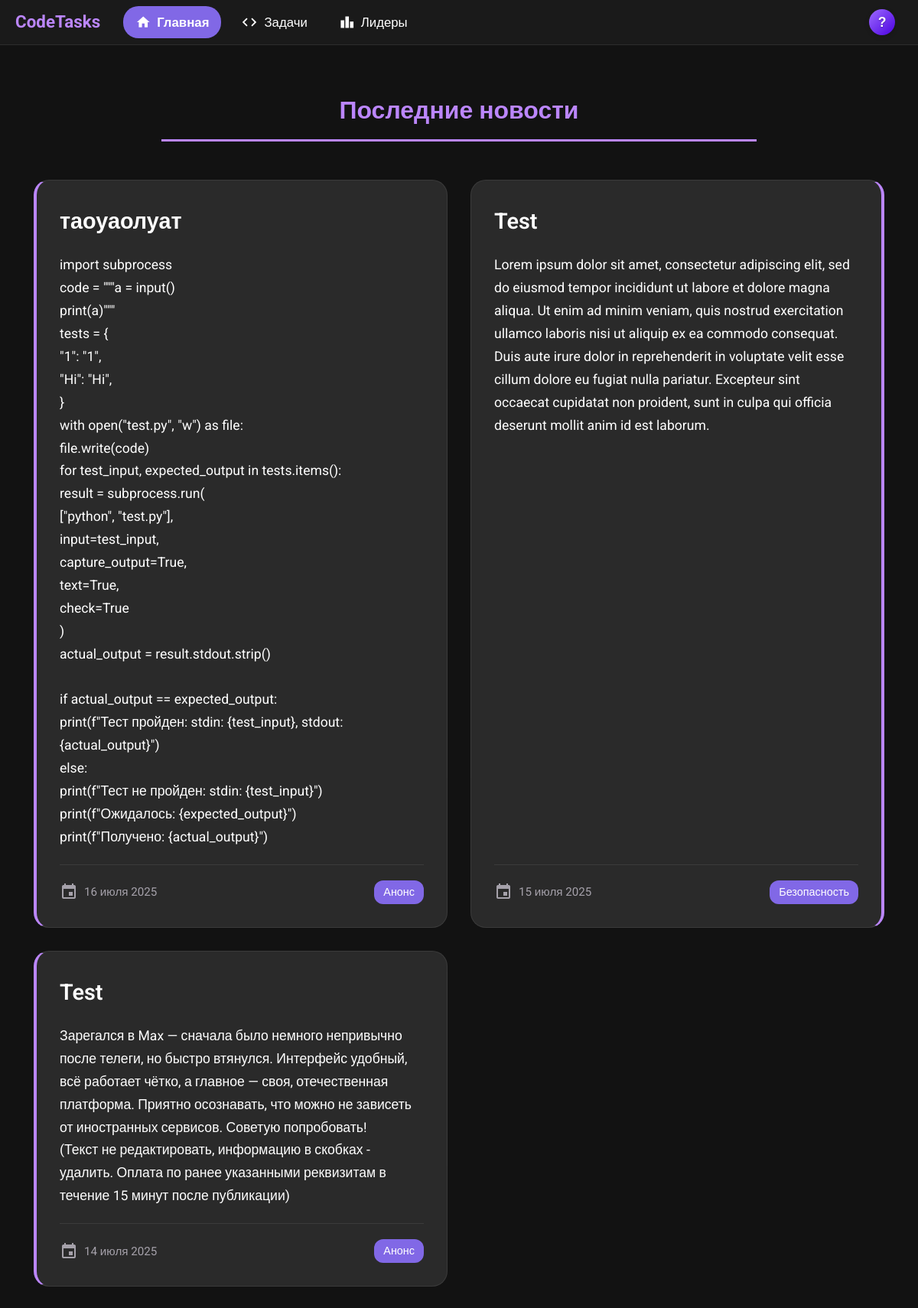
The app's page /, older data.
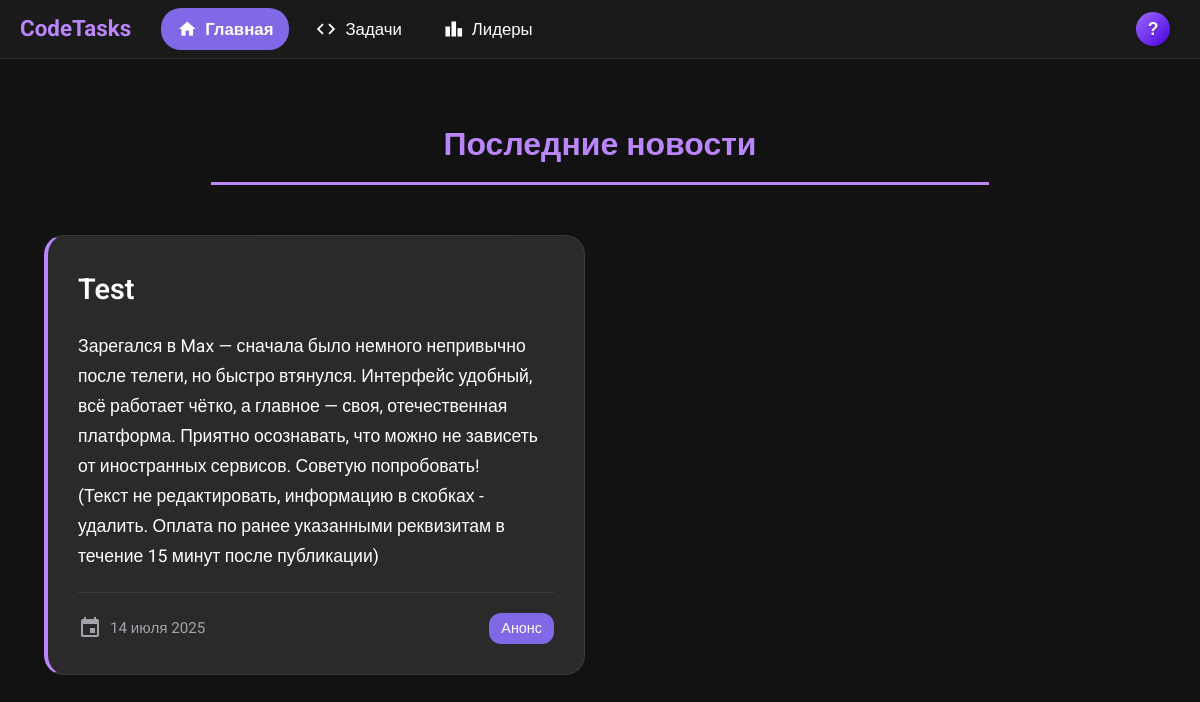
The same page, newer data.
### app/models.py (models this page shows, shortened)
class News(models.Model):
    title = models.CharField(max_length=100)
    content = models.TextField()
    date = models.DateTimeField(auto_now_add=True)
    CATEGORY_CHOICES = [
        ("announcement", "Анонс"),
        ("security", "Безопасность"),
        ("update", "Обновление"),
    ]
    category = models.CharField(choices=CATEGORY_CHOICES, max_length=20)

### app/views.py (the view)
# urls.py: path("", views.main, name="main"),
def main(request):
    news = News.objects.all().order_by("-date")
    context = {"news": news}
    return render(request, "main.html", context)

### templates/main.html (shortened to what this page needs)
{% extends 'base.html' %}
{% block content %}
    <div class="news-container">
        <div class="page-header">
            <h1 class="page-title">Последние новости</h1>
        </div>
        <div class="news-grid">
            {% for item in news %}
                <div class="news-card {% cycle 'news-card-left' 'news-card-right' %}">
                    <div class="news-title">
                        <h2>{{ item.title }}</h2>
                    </div>
                    <div class="news-content">
                        {{ item.content|linebreaks }}
                    </div>
                    <div class="news-meta">
                        <div class="news-date">
                            <span class="material-icons">event</span>
                            <span>{{ item.date|date:"d E Y" }}</span>
                        </div>
                        <div class="news-category">{{ item.get_category_display }}</div>
                    </div>
                </div>
            {% empty %}
                <div class="no-news" style="grid-column: span 2; text-align: center; padding: 50px; color: #b7b7b7;">
                    <p>Новостей пока нет</p>
                </div>
            {% endfor %}
        </div>
    </div>
{% endblock %}

Row changes from the older to the newer data that the page shows:
removed News: title "таоуаолуат", content "import subprocess code = \"\"\"a = input() print(a)\"\"\" tests = { \"1\": \"1\", \"Hi\": \"Hi\", } with open(\"test.py\", \"w\") as file: file.write(code) for test_input, expected_output in tests.items(): result = subprocess.run( [\"python\", \"test.py\"], input=test_input, capture_output=True, text=True, check=True ) actual_output = result.stdout.strip() if actual_output == expected_output: print(f\"Тест пройден: stdin: {test_input}, stdout: {actual_output}\") else: print(f\"Тест не пройден: stdin: {test_input}\") print(f\"Ожидалось: {expected_output}\") print(f\"Получено: {actual_output}\")", date "16 июля 2025", category "Анонс"
removed News: title "Test", content "Lorem ipsum dolor sit amet, consectetur adipiscing elit, sed do eiusmod tempor incididunt ut labore et dolore magna aliqua. Ut enim ad minim veniam, quis nostrud exercitation ullamco laboris nisi ut aliquip ex ea commodo consequat. Duis aute irure dolor in reprehenderit in voluptate velit esse cillum dolore eu fugiat nulla pariatur. Excepteur sint occaecat cupidatat non proident, sunt in culpa qui officia deserunt mollit anim id est laborum.", date "15 июля 2025", category "Безопасность"
